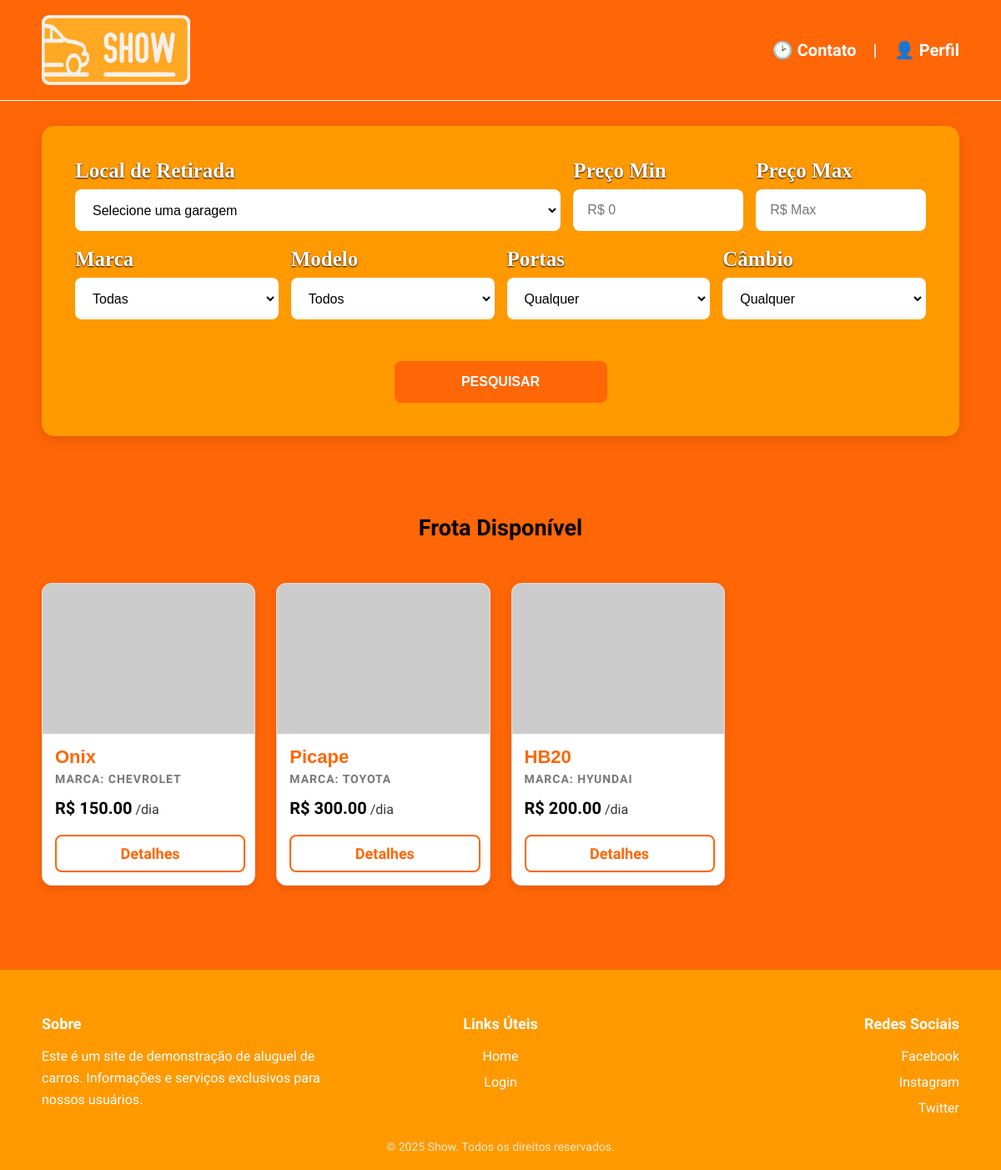
Screenshot of / (signed in) with the database file from the repository.
### projeto_agostinhov1.1/models.py (models this page shows, shortened)
class Veiculo(Base):
    __tablename__ = "veiculos"
    id = Column("id", Integer, primary_key=True, autoincrement=True)
    portas = Column("portas", Integer, nullable=False)
    preco_diaria = Column("preco_diaria", Numeric(10, 2), nullable=False)
    placa = Column("placa", String(7), nullable=False)
    cor = Column("cor", String(100), nullable=False)
    preco_compra = Column("preco_compra", Numeric(10, 2), nullable=False)
    capacidade_pessoas = Column("capacidade_pessoas", Integer, nullable=False)
    quilometragem = Column("quilometragem", Integer, nullable=False)
    cambio = Column("cambio", String(100), nullable=False)
    airbags = Column("airbags", Boolean, nullable=False)
    ar_condicionado = Column("ar_condicionado", Boolean, nullable=False)
    disponivel = Column("disponivel", Boolean, nullable=False)
    id_fornecedor = Column("id_fornecedor", Integer, ForeignKey("fornecedores.id"), nullable=False)
    id_garagem = Column("id_garagem", Integer, ForeignKey("garagens.id"), nullable=False)
    id_plano_seguro = Column("id_plano_seguro", Integer, ForeignKey("plano_seguros.id"), nullable=False)
    id_marca = Column("id_marca", Integer, ForeignKey("marcas.id"), nullable=False)
    id_modelo = Column("id_modelo", Integer, ForeignKey("modelos.id"), nullable=False)
    id_categoria = Column("id_categoria", Integer, ForeignKey("categorias.id"), nullable=False)
    id_combustivel = Column("id_combustivel", Integer, ForeignKey("combustiveis.id"), nullable=False)

class Modelo(Base):
    __tablename__ = "modelos"
    id = Column("id", Integer, primary_key=True, autoincrement=True)
    nome = Column("nome", String(255), nullable=False)
    descricao = Column("descricao", String(255))

class Marca(Base):
    __tablename__ = "marcas"
    id = Column("id", Integer, primary_key=True, autoincrement=True)
    nome = Column("nome", String(255), nullable=False)
    descricao = Column("descricao", String(255))

### projeto_agostinhov1.1/app.py (the view)
@app.route("/", methods=["GET","POST"])
def pagina_inicial():
    sessao =Sessao()
    carros_filtrados_ids = session.get("carros_filtrados_ids")
    if carros_filtrados_ids==[]:
        carros = []
        mensagem = "Sua filtragem não encontrou resultados, tente outra combinção de filtragem"
        print("Nenhum carro cumpre os filtros")
    elif carros_filtrados_ids is not None:
        carros = sessao.query(Veiculo).filter(Veiculo.id.in_(carros_filtrados_ids)).all()
        print("OIIIIIIIIIIIII")
        mensagem = ""
    else:
        carros = sessao.query(Veiculo).all()
        mensagem=""
    modelos = sessao.query(Modelo).all()
    marcas = sessao.query(Marca).all()
    garagens = sessao.query(Garagem).all()
    local_retirada = session.get("local_retirada")
    valor_maximo = session.get("valor_maximo")
    valor_minimo = session.get("valor_minimo")
    porta = session.get("porta")
    cambio = session.get("cambio")
    marca = session.get("marca")
    modelo = session.get("modelo")
    usuario = session.get("id_usuario")
    if session.get("cargo"):
        funcionario = sessao.query(Funcionario).filter_by(id = session.get("id_usuario")).first()
        if funcionario:
            cargo = funcionario.cargo
        else:
            cargo=None
    else:
        cargo=None
    sessao.close()
    return render_template("pagina_inicial.html", carros_cadastrados=carros, cargo = cargo, modelos = modelos, marcas = marcas, garagens = garagens, local_retirada=local_retirada,valor_maximo=valor_maximo,valor_minimo=valor_minimo,porta=porta,cambio=cambio,modelo=modelo,marca=marca, mensagem=mensagem, usuario = usuario)

### projeto_agostinhov1.1/templates/pagina_inicial.html (shortened to what this page needs)
{% extends "base.html" %}
{% block conteudo_principal %}
<div class="painel_pesquisa">
    <form class="formulario_pesquisa" action="/filtrar" method="post">
        <div class="linha_form">
            <div class="grupo_input largo">
                <label>Local de Retirada</label>
                <select name="local_retirada">
                    <option value="">Selecione uma garagem</option>
                </select>
            </div>
            <div class="grupo_input pequeno">
                <label>Preço Min</label>
                <input name="minimo" type="number" placeholder="R$ 0"/>
            </div>
            <div class="grupo_input pequeno">
                <label>Preço Max</label>
                <input name="maximo" type="number" placeholder="R$ Max"/>
            </div>
        </div>
        <div class="linha_form">
            <div class="grupo_input medio">
                <label>Marca</label>
                <select name="marca">
                    <option value="">Todas</option>
                </select>
            </div>
            <div class="grupo_input medio">
                <label>Modelo</label>
                <select name="modelo">
                    <option value="">Todos</option>
                </select>
            </div>
            <div class="grupo_input medio">
                <label>Portas</label>
                <select name="porta">
                    <option value="">Qualquer</option>
                </select>
            </div>
            <div class="grupo_input medio">
                <label>Câmbio</label>
                <select name="cambio">
                    <option value="">Qualquer</option>
                </select>
            </div>
        </div>
        <div class="linha_form centralizar_botao">
            <button type="submit" class="btn_pesquisar">PESQUISAR</button>
        </div>
    </form>
</div>
<br><br>
{% if carros_cadastrados %}
    <h2 style="text-align: center; margin-bottom: 30px;">Frota Disponível</h2>
    <div class="frota_container">
        {% for carro in carros_cadastrados %}
            {% if carro and carro.disponivel %}
                <div class="card_carro">
                    <div class="card_img_wrapper">
                        <img src="{{ url_for('static', filename='imagens/' ~ carro.id_modelo|lower ~ '.jpg') }}"
                             alt="Foto do {{ carro.id_modelo }}"
                             onerror="this.onerror=null;this.src='https://via.placeholder.com/300x200?text=Sem+Foto';">
                    </div>
                    <div class="card_info">
                        {% for modelo in modelos %}
                         {% if carro.id_modelo == modelo.id %}
                            <h3 class="card_modelo">{{ modelo.nome }}</h3>
                        {% endif %}
                        {% endfor %}
                        {% for marca in marcas %}
                        {% if carro.id_marca == marca.id %}
                        <p class="card_marca">Marca: {{ marca.nome }}</p>
                        {% endif %}
                        {% endfor %}
                        <div class="card_preco">
                            <span>R$ {{ carro.preco_diaria }}</span> /dia
                        </div>
                        <a href="{{ url_for('detalhar_carro', carro_id = carro.id) }}" class="botao_detalhes">Detalhes</a>
                    </div>
                </div>
            {% endif %}
        {% endfor %}
    </div>
{% endif %}
    <br>
{% endblock %}

### projeto_agostinhov1.1/static/estilo.css (style rules this page uses)
body { font-family: "Work Sans"; font-size: 18px; color: #000000; background-color: #ff6606; margin: 0; min-height: 100vh; display: flex; flex-direction: column; }
label { display: block; color: black; font-weight: 500; font-size: 22px; }
a { color: #000000; }
.painel_pesquisa { background-color: #ff9900; padding: 40px; border-radius: 15px; max-width: 1100px; margin: 30px auto; box-shadow: 0 4px 15px rgba(0,0,0,0.1); }
.formulario_pesquisa { display: flex; flex-direction: column; gap: 20px; }
.linha_form { display: flex; gap: 15px; align-items: flex-end; flex-wrap: wrap; }
.centralizar_botao { justify-content: center; margin-top: 30px; }
.btn_pesquisar { width: 25%; min-width: 200px; }
.grupo_input { display: flex; flex-direction: column; gap: 8px; flex: 1; min-width: 150px; }
.grupo_input.largo { flex: 2; min-width: 250px; }
.grupo_input.medio { flex: 1; }
.grupo_input.pequeno { flex: 0.7; min-width: 100px; }
.formulario_pesquisa label { font-size: 25px; font-weight: bold; font-family: "Canva Sans"; color: #fff; text-shadow: 0 1px 2px rgba(0,0,0,1); }
.formulario_pesquisa input, .formulario_pesquisa select { height: 50px; padding: 0 15px; border-radius: 8px; border: 2px solid transparent; font-size: 16px; background-color: #fff; width: 100%; box-sizing: border-box; outline: none; transition: border-color 0.3s; }
.btn_pesquisar { height: 50px; padding: 0 30px; background-color:#ff6606; color: #fff; font-weight: bold; font-size: 16px; border: none; border-radius: 8px; cursor: pointer; text-transform: uppercase; transition: background-color 0.3s, transform 0.2s; min-width: 150px; }
.frota_container { display: grid; grid-template-columns: repeat(auto-fill, minmax(250px, 1fr)); gap: 25px; padding: 20px 0; max-width: 1100px; margin: 0 auto; }
.card_carro { background-color: #ffffff; border-radius: 12px; overflow: hidden; box-shadow: 0 4px 10px rgba(0, 0, 0, 0.1); transition: transform 0.3s ease, box-shadow 0.3s ease; display: flex; flex-direction: column; border: 1px solid #e0e0e0; }
.card_img_wrapper { width: 100%; height: 180px; background-color: #f0f0f0; display: flex; align-items: center; justify-content: center; }
.card_img_wrapper img { width: 100%; height: 100%; object-fit: cover; }
.card_info { padding: 15px; display: flex; flex-direction: column; flex-grow: 1; }
.card_modelo { font-family: "Bumblebee", sans-serif; font-size: 22px; color: #ff6606; margin: 0 0 5px 0; }
.card_marca { font-size: 14px; color: #777; margin: 0 0 15px 0; text-transform: uppercase; font-weight: 600; letter-spacing: 1px; }
.card_preco { font-size: 16px; color: #333; margin-bottom: 20px; }
.card_preco span { font-weight: bold; font-size: 20px; color: #000; }
.botao_detalhes { margin-top: auto; display: block; width: 100%; padding: 10px 0; text-align: center; background-color: transparent; color: #ff6606; border: 2px solid #ff6606; border-radius: 8px; text-decoration: none; font-weight: bold; transition: all 0.2s; visibility: visible !important; }

### rows the page displays
Veiculo: disponivel True (drawn), preco_diaria "150.00"
Modelo: nome "Onix"
Marca: nome "CHEVROLET"
Veiculo: disponivel True (drawn), preco_diaria "300.00"
Modelo: nome "Picape"
Marca: nome "TOYOTA"
Veiculo: disponivel True (drawn), preco_diaria "200.00"
Modelo: nome "HB20"
Marca: nome "HYUNDAI"
